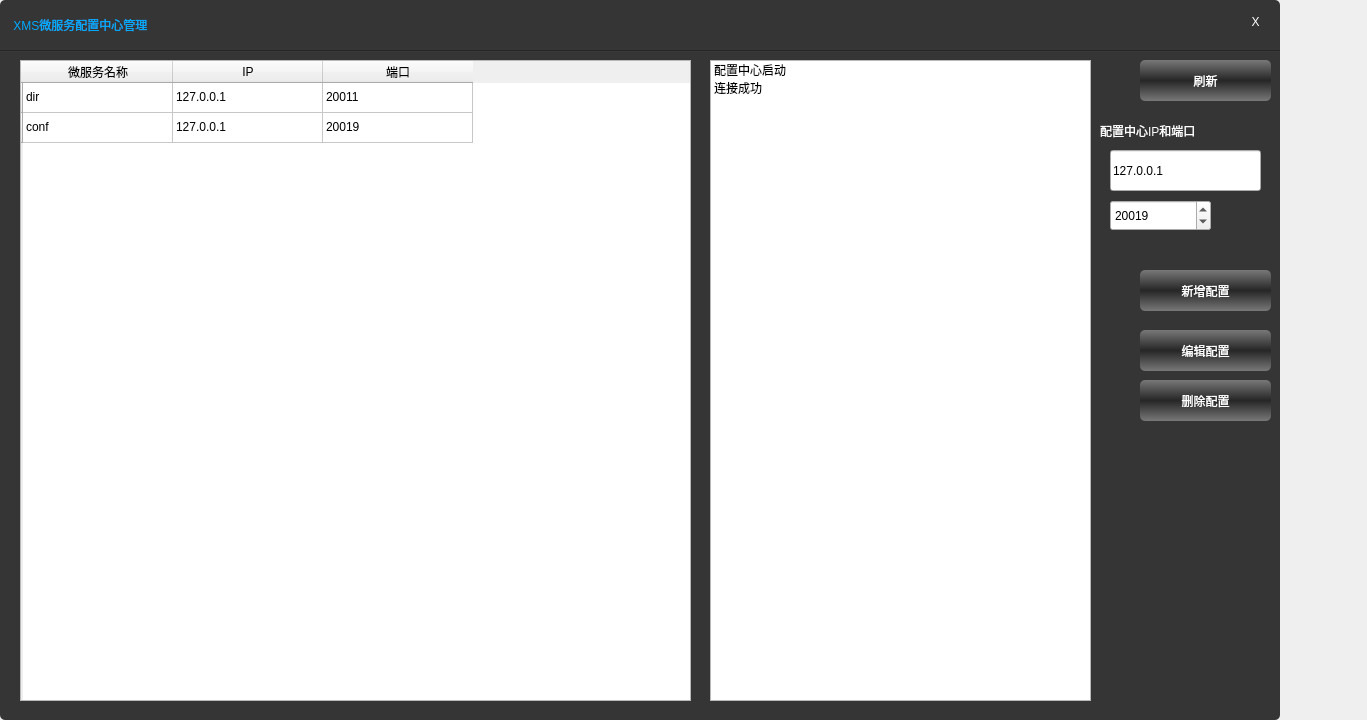
<?xml version="1.0" encoding="UTF-8"?>
<ui version="4.0">
 <class>ConfigGuiClass</class>
 <widget class="QWidget" name="ConfigGuiClass">
  <property name="geometry">
   <rect>
    <x>0</x>
    <y>0</y>
    <width>1367</width>
    <height>720</height>
   </rect>
  </property>
  <property name="windowTitle">
   <string>ConfigGui</string>
  </property>
  <property name="styleSheet">
   <string notr="true">QComboBox
{
	background-color: qlineargradient(spread:pad, x1:0, y1:0, x2:0, y2:1, stop:0 rgba(120, 120, 120, 255), stop:0.495 rgba(39, 39, 39, 255), stop:0.505 rgba(39,39, 39, 255), stop:1 rgba(120, 120,120, 255));
 border: none;
border-radius:5px;
color: rgb(255, 255, 255);
font: 75 12pt &quot;黑体&quot;;
}
QPushButton:!hover
 { 
	background-color: qlineargradient(spread:pad, x1:0, y1:0, x2:0, y2:1, stop:0 rgba(120, 120, 120, 255), stop:0.495 rgba(39, 39, 39, 255), stop:0.505 rgba(39,39, 39, 255), stop:1 rgba(120, 120,120, 255));
 border: none;
border-radius:5px;
color: rgb(255, 255, 255);
font: 75 12pt &quot;黑体&quot;;
 }
QPushButton:hover
 { 
	background-color: qlineargradient(spread:pad, x1:0, y1:0, x2:0, y2:1, stop:0 rgba(39, 39, 39, 255), stop:0.495 rgba(120, 120, 120, 255), stop:0.505 rgba(120,120, 120, 255), stop:1 rgba(39, 39,39, 255));
 border: none;
border-radius:5px;
color: rgb(255, 255, 255);
font: 75 12pt &quot;黑体&quot;;
 }
QLabel
{
color: rgb(255, 255, 255);
font: 75 10pt &quot;黑体&quot;;
}

#back
{
border-radius:5px;
background-color: rgb(53, 53, 53);
}
#all
{
background-color: rgb(38, 38, 38);
}
#closeButton{
font: 150 14pt &quot;等线&quot;;
color: rgb(255, 255, 255);
background-color: rgb(53, 53, 53);
}
#title
{
color: rgb(0, 170, 255);
font: 75 12pt &quot;黑体&quot;;
}


#playslider::groove:horizontal {
border: 1px solid #bbb;
background: white;
height: 10px;
border-radius: 4px;
}

#playslider::sub-page:horizontal {
background: qlineargradient(x1: 0, y1: 0,    x2: 0, y2: 1,
    stop: 0 #66e, stop: 1 #bbf);
background: qlineargradient(x1: 0, y1: 0.2, x2: 1, y2: 1,
    stop: 0 #bbf, stop: 1 #55f);
border: 1px solid #777;
height: 10px;
border-radius: 4px;
}

#playslider::add-page:horizontal {
background: #fff;
border: 1px solid #077;
height: 10px;
border-radius: 4px;
}

#playslider::handle:horizontal {
background: qlineargradient(x1:0, y1:0, x2:1, y2:1,
    stop:0 #eee, stop:1 #ccc);
border: 1px solid #777;
width: 13px;
margin-top: -5px;
margin-bottom: -5px;
border-radius: 4px;
}

#playslider::handle:horizontal:hover {
background: qlineargradient(x1:0, y1:0, x2:1, y2:1,
    stop:0 #fff, stop:1 #ddd);
border: 1px solid #444;
border-radius: 4px;
}

#playslider::sub-page:horizontal:disabled {
background: #bbb;
border-color: #999;
}

#playslider::add-page:horizontal:disabled {
background: #eee;
border-color: #999;
}

#playslider::handle:horizontal:disabled {
background: #eee;
border: 1px solid #aaa;
border-radius: 4px;
}</string>
  </property>
  <widget class="QWidget" name="back" native="true">
   <property name="geometry">
    <rect>
     <x>0</x>
     <y>0</y>
     <width>1280</width>
     <height>720</height>
    </rect>
   </property>
   <property name="styleSheet">
    <string notr="true"/>
   </property>
   <widget class="QPushButton" name="add_config">
    <property name="geometry">
     <rect>
      <x>1140</x>
      <y>270</y>
      <width>131</width>
      <height>41</height>
     </rect>
    </property>
    <property name="text">
     <string>新增配置</string>
    </property>
   </widget>
   <widget class="QPushButton" name="closeButton">
    <property name="geometry">
     <rect>
      <x>1240</x>
      <y>10</y>
      <width>31</width>
      <height>23</height>
     </rect>
    </property>
    <property name="styleSheet">
     <string notr="true"/>
    </property>
    <property name="text">
     <string>X</string>
    </property>
    <property name="flat">
     <bool>true</bool>
    </property>
   </widget>
   <widget class="QWidget" name="line" native="true">
    <property name="geometry">
     <rect>
      <x>0</x>
      <y>50</y>
      <width>1280</width>
      <height>2</height>
     </rect>
    </property>
    <property name="styleSheet">
     <string notr="true">background-color: qlineargradient(spread:pad, x1:0, y1:0, x2:0, y2:1, stop:0 rgba(28, 28,28, 255), stop:1 rgba(68, 68, 68, 255));</string>
    </property>
   </widget>
   <widget class="QLabel" name="title">
    <property name="geometry">
     <rect>
      <x>0</x>
      <y>0</y>
      <width>1200</width>
      <height>50</height>
     </rect>
    </property>
    <property name="styleSheet">
     <string notr="true"/>
    </property>
    <property name="text">
     <string>    XMS微服务配置中心管理</string>
    </property>
   </widget>
   <widget class="QTableWidget" name="tableWidget">
    <property name="geometry">
     <rect>
      <x>20</x>
      <y>60</y>
      <width>671</width>
      <height>641</height>
     </rect>
    </property>
    <property name="styleSheet">
     <string notr="true">font: 12pt &quot;微软雅黑&quot;;
</string>
    </property>
    <property name="editTriggers">
     <set>QAbstractItemView::NoEditTriggers</set>
    </property>
    <property name="selectionBehavior">
     <enum>QAbstractItemView::SelectRows</enum>
    </property>
    <attribute name="horizontalHeaderVisible">
     <bool>true</bool>
    </attribute>
    <attribute name="horizontalHeaderCascadingSectionResizes">
     <bool>false</bool>
    </attribute>
    <attribute name="horizontalHeaderDefaultSectionSize">
     <number>150</number>
    </attribute>
    <row>
     <property name="text">
      <string/>
     </property>
    </row>
    <row>
     <property name="text">
      <string/>
     </property>
    </row>
    <column>
     <property name="text">
      <string>微服务名称</string>
     </property>
    </column>
    <column>
     <property name="text">
      <string>IP</string>
     </property>
    </column>
    <column>
     <property name="text">
      <string>端口</string>
     </property>
    </column>
    <item row="0" column="0">
     <property name="text">
      <string>dir</string>
     </property>
     <property name="flags">
      <set>ItemIsSelectable|ItemIsUserCheckable|ItemIsEnabled</set>
     </property>
    </item>
    <item row="0" column="1">
     <property name="text">
      <string>127.0.0.1</string>
     </property>
    </item>
    <item row="0" column="2">
     <property name="text">
      <string>20011</string>
     </property>
    </item>
    <item row="1" column="0">
     <property name="text">
      <string>conf</string>
     </property>
    </item>
    <item row="1" column="1">
     <property name="text">
      <string>127.0.0.1</string>
     </property>
    </item>
    <item row="1" column="2">
     <property name="text">
      <string>20019</string>
     </property>
    </item>
   </widget>
   <widget class="QLineEdit" name="server_ip_edit">
    <property name="geometry">
     <rect>
      <x>1110</x>
      <y>150</y>
      <width>151</width>
      <height>41</height>
     </rect>
    </property>
    <property name="styleSheet">
     <string notr="true">font: 14pt &quot;黑体&quot;;</string>
    </property>
    <property name="text">
     <string>127.0.0.1</string>
    </property>
   </widget>
   <widget class="QSpinBox" name="server_port_box">
    <property name="geometry">
     <rect>
      <x>1110</x>
      <y>200</y>
      <width>101</width>
      <height>31</height>
     </rect>
    </property>
    <property name="styleSheet">
     <string notr="true">font: 15pt &quot;ADMUI3Lg&quot;;</string>
    </property>
    <property name="specialValueText">
     <string/>
    </property>
    <property name="minimum">
     <number>1</number>
    </property>
    <property name="maximum">
     <number>65535</number>
    </property>
    <property name="value">
     <number>20019</number>
    </property>
    <property name="displayIntegerBase">
     <number>10</number>
    </property>
   </widget>
   <widget class="QLabel" name="label">
    <property name="geometry">
     <rect>
      <x>1100</x>
      <y>120</y>
      <width>171</width>
      <height>21</height>
     </rect>
    </property>
    <property name="styleSheet">
     <string notr="true">font: 14pt &quot;黑体&quot;;</string>
    </property>
    <property name="text">
     <string>配置中心IP和端口</string>
    </property>
   </widget>
   <widget class="QPushButton" name="refresh_button">
    <property name="geometry">
     <rect>
      <x>1140</x>
      <y>60</y>
      <width>131</width>
      <height>41</height>
     </rect>
    </property>
    <property name="text">
     <string>刷新</string>
    </property>
   </widget>
   <widget class="QListWidget" name="log_list_Widget">
    <property name="geometry">
     <rect>
      <x>710</x>
      <y>60</y>
      <width>381</width>
      <height>641</height>
     </rect>
    </property>
    <item>
     <property name="text">
      <string>配置中心启动</string>
     </property>
    </item>
    <item>
     <property name="text">
      <string>连接成功</string>
     </property>
    </item>
   </widget>
   <widget class="QPushButton" name="del_config">
    <property name="geometry">
     <rect>
      <x>1140</x>
      <y>380</y>
      <width>131</width>
      <height>41</height>
     </rect>
    </property>
    <property name="text">
     <string>删除配置</string>
    </property>
   </widget>
   <widget class="QPushButton" name="edit_config">
    <property name="geometry">
     <rect>
      <x>1140</x>
      <y>330</y>
      <width>131</width>
      <height>41</height>
     </rect>
    </property>
    <property name="text">
     <string>编辑配置</string>
    </property>
   </widget>
  </widget>
 </widget>
 <layoutdefault spacing="6" margin="11"/>
 <resources>
  <include location="config_gui.qrc"/>
 </resources>
 <connections>
  <connection>
   <sender>closeButton</sender>
   <signal>clicked()</signal>
   <receiver>ConfigGuiClass</receiver>
   <slot>close()</slot>
   <hints>
    <hint type="sourcelabel">
     <x>1254</x>
     <y>16</y>
    </hint>
    <hint type="destinationlabel">
     <x>1366</x>
     <y>194</y>
    </hint>
   </hints>
  </connection>
  <connection>
   <sender>refresh_button</sender>
   <signal>clicked()</signal>
   <receiver>ConfigGuiClass</receiver>
   <slot>Refresh()</slot>
   <hints>
    <hint type="sourcelabel">
     <x>1186</x>
     <y>100</y>
    </hint>
    <hint type="destinationlabel">
     <x>1366</x>
     <y>608</y>
    </hint>
   </hints>
  </connection>
  <connection>
   <sender>add_config</sender>
   <signal>clicked()</signal>
   <receiver>ConfigGuiClass</receiver>
   <slot>AddConf()</slot>
   <hints>
    <hint type="sourcelabel">
     <x>1208</x>
     <y>286</y>
    </hint>
    <hint type="destinationlabel">
     <x>1320</x>
     <y>354</y>
    </hint>
   </hints>
  </connection>
  <connection>
   <sender>del_config</sender>
   <signal>clicked()</signal>
   <receiver>ConfigGuiClass</receiver>
   <slot>DelConf()</slot>
   <hints>
    <hint type="sourcelabel">
     <x>1213</x>
     <y>409</y>
    </hint>
    <hint type="destinationlabel">
     <x>1433</x>
     <y>332</y>
    </hint>
   </hints>
  </connection>
  <connection>
   <sender>edit_config</sender>
   <signal>clicked()</signal>
   <receiver>ConfigGuiClass</receiver>
   <slot>EditConf()</slot>
   <hints>
    <hint type="sourcelabel">
     <x>1179</x>
     <y>346</y>
    </hint>
    <hint type="destinationlabel">
     <x>1407</x>
     <y>423</y>
    </hint>
   </hints>
  </connection>
  <connection>
   <sender>tableWidget</sender>
   <signal>cellDoubleClicked(int,int)</signal>
   <receiver>ConfigGuiClass</receiver>
   <slot>EditConf()</slot>
   <hints>
    <hint type="sourcelabel">
     <x>250</x>
     <y>173</y>
    </hint>
    <hint type="destinationlabel">
     <x>159</x>
     <y>-82</y>
    </hint>
   </hints>
  </connection>
 </connections>
 <slots>
  <slot>AddConf()</slot>
  <slot>Refresh()</slot>
  <slot>DelConf()</slot>
  <slot>EditConf()</slot>
 </slots>
</ui>
